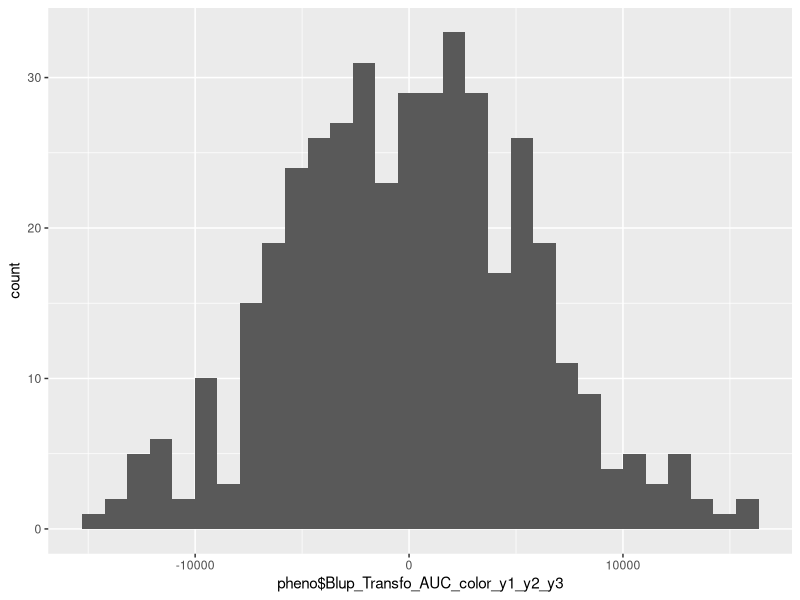
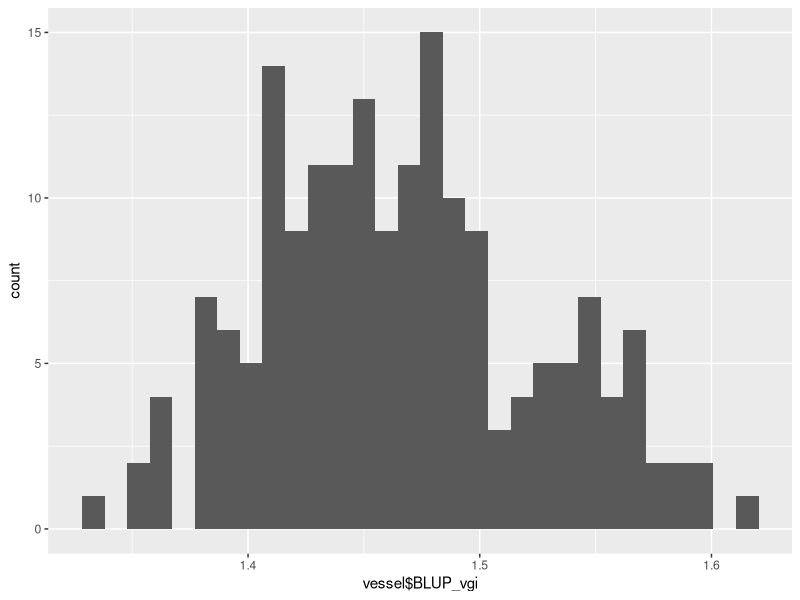
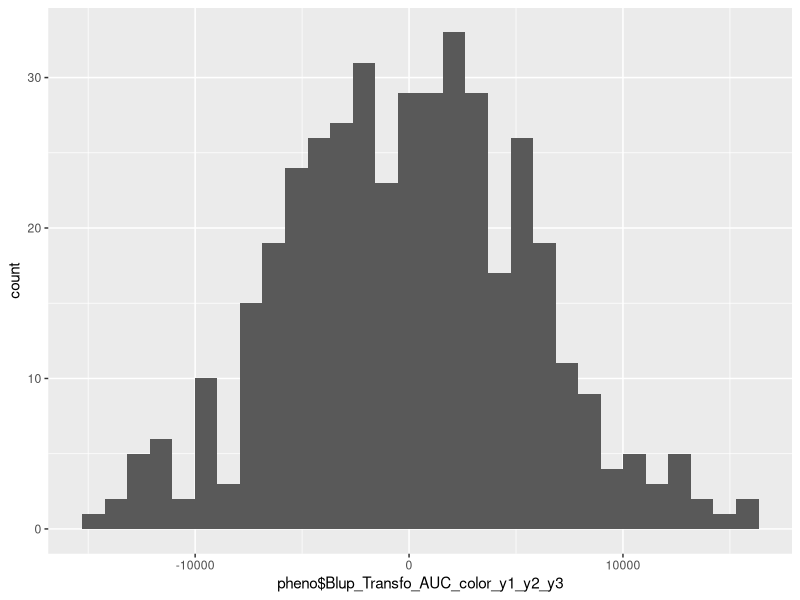
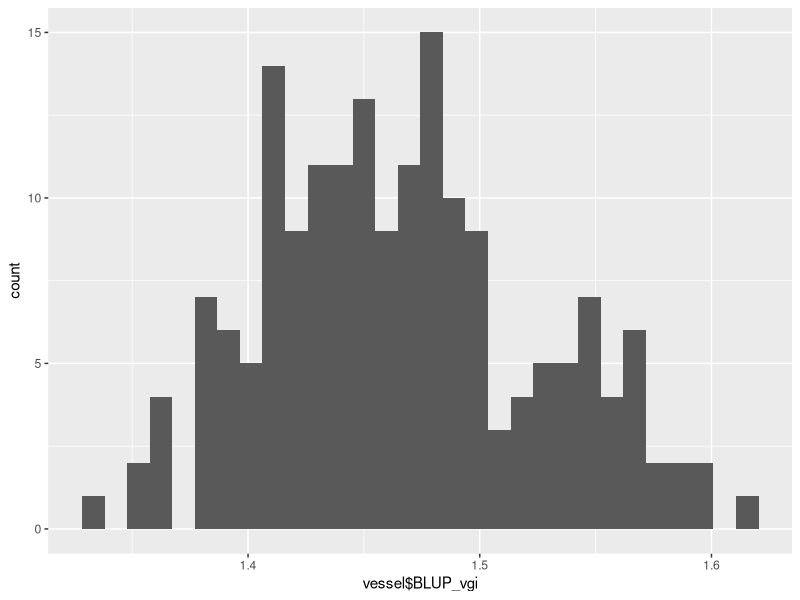

These charts were generated, in order, by the following R code:
## ---- chunk 1
library(tidyverse)
library(ggplot2)
## ---- chunk 2
header <- readLines("../input/pheno_output_table_blup_20220428.txt",n=1)
header <- header %>%
  str_split("\t") %>%
  unlist()
## ---- chunk 3
header.vessel <- readLines("../input/pheno_vessel_20220522.csv",n=1)
header.vessel <- header.vessel %>%
  str_split(",") %>%
  unlist()
## ---- chunk 4
pheno <- read_tsv("../input/pheno_output_table_blup_20220428.txt",col_names = header,comment = "Old")
pheno
## ---- chunk 5
vessel <- read_csv("../input/pheno_vessel_20220522.csv",col_names = header.vessel,comment = "Geno")
colnames(vessel) <- c("Old.Name","BLUP_tree_height","BLUP_mvd","BLUP_cmvd","BLUP_cvf","BLUP_vgi")
vessel
## ---- chunk 6
headerTP <- readLines("../input/XXX_GWR_IFG_FOrWeier.txt",n=1)
headerTP <- headerTP %>%
  str_split("\t") %>%
  unlist()

crosstype <- read_tsv("../input/XXX_GWR_IFG_FOrWeier.txt", col_names = headerTP, comment = "Old") %>%
  select(Old.Name,CrossType)
crosstype
## ---- chunk 7
pheno <- left_join(pheno,crosstype, by="Old.Name")
pheno
## ---- chunk 8
vessel <- left_join(vessel,crosstype,by = "Old.Name")
vessel
## ---- chunk 9
pheno <- pheno %>%
  filter(CrossType == "GWR") 
pheno
## ---- chunk 10
vessel <- vessel %>%
  filter(CrossType == "GWR") 
vessel
## ---- chunk 11
pl <- ggplot(pheno,aes(x = pheno$Blup_Transfo_AUC_color_y1_y2_y3)) +
  geom_histogram() +
  ggtitle(colnames(pheno$Blup_Transfo_AUC_color_y1_y2_y3)) 
pl
ggsave("../output/BiomassPheno1_20220511_2.png")
## ---- chunk 12
pl <- ggplot(vessel,aes(x = vessel$BLUP_vgi)) +
  geom_histogram() +
  ggtitle(colnames(vessel$BLUP_vgi)) 
pl
ggsave("../output/VesselPheno5_20220522.png")
## ---- chunk 13
pheno.sum <- as.data.frame(matrix(header[-1], nrow = 68))
data.n <- c()
for (i in 2:69) {
  noNA <- !is.na(pheno[[i]])
  noNA <- noNA[noNA == TRUE]
  data.n <- c(data.n, length(noNA))
}
pheno.sum <- cbind(pheno.sum,data.n) %>%
  arrange(desc(data.n))
pheno.sum
## ---- chunk 14
vessel.sum <- as.data.frame(matrix(header.vessel[-1], nrow = 5))
data.n <- c()
for (i in 2:6) {
  noNA <- !is.na(vessel[[i]])
  noNA <- noNA[noNA == TRUE]
  data.n <- c(data.n, length(noNA))
}
vessel.sum <- cbind(vessel.sum,data.n) %>%
  arrange(desc(data.n))
vessel.sum
## ---- chunk 15
pheno <- pheno %>%
  arrange(desc(Blup_Transfo_time_serie_color_y1_y2_y3)) %>%
  select(Old.Name,Blup_Transfo_time_serie_color_y1_y2_y3, everything())
pheno
## ---- chunk 16
vessel <- vessel %>%
  arrange(desc(BLUP_tree_height)) %>%
  select(Old.Name,BLUP_tree_height, everything())
vessel
## ---- chunk 17
pheno1 <- pheno
bulk1 <- pheno1 %>%
  filter(Old.Name == Old.Name[1:40]) %>%
  select(Old.Name, Blup_Transfo_time_serie_color_y1_y2_y3)
bulk1
## ---- chunk 18
pheno2 <- pheno %>%
  arrange(Blup_Transfo_time_serie_color_y1_y2_y3) 

bulk2 <- pheno2 %>%
  filter(Old.Name == Old.Name[1:40]) %>%
  select(Old.Name, Blup_Transfo_time_serie_color_y1_y2_y3)
bulk2
## ---- chunk 19
vessel1 <- vessel
bulk1_height <- vessel1 %>%
  filter(Old.Name == Old.Name[1:40]) %>%
  select(Old.Name, BLUP_tree_height)
bulk1_height
## ---- chunk 20
vessel2 <- vessel %>%
  arrange(BLUP_tree_height) 

bulk2_height <- vessel2 %>%
  filter(Old.Name == Old.Name[1:40]) %>%
  select(Old.Name, BLUP_tree_height)
bulk2_height
## ---- chunk 21
bulk1 <- bulk1 %>%
  mutate(Group = 1)

bulk2 <- bulk2 %>%
  mutate(Group = 2)

Bulk <- full_join(bulk1, bulk2, by=c("Old.Name","Blup_Transfo_time_serie_color_y1_y2_y3","Group"))
Bulk
## ---- chunk 22
bulk1_height <- bulk1_height %>%
  mutate(Group = 1)

bulk2_height <- bulk2_height %>%
  mutate(Group = 2)

Bulk_height <- full_join(bulk1_height, bulk2_height,by=c("Old.Name","BLUP_tree_height","Group"))
Bulk_height
## ---- chunk 23
# Shapiro-Wilk normality test for Bulk1
with(Bulk, shapiro.test(Blup_Transfo_time_serie_color_y1_y2_y3[Group == "1"]))
# Shapiro-Wilk normality test for Bulk2
with(Bulk, shapiro.test(Blup_Transfo_time_serie_color_y1_y2_y3[Group == "2"])) 
## ---- chunk 24
res.ftest <- var.test(Blup_Transfo_time_serie_color_y1_y2_y3 ~ Group, data = Bulk)
res.ftest
## ---- chunk 25
res <- t.test(Blup_Transfo_time_serie_color_y1_y2_y3 ~ Group, data = Bulk, var.equal = TRUE)
res
## ---- chunk 26
write.csv(pheno,"../input/Pheno_pre_GWR_20220506.csv")
